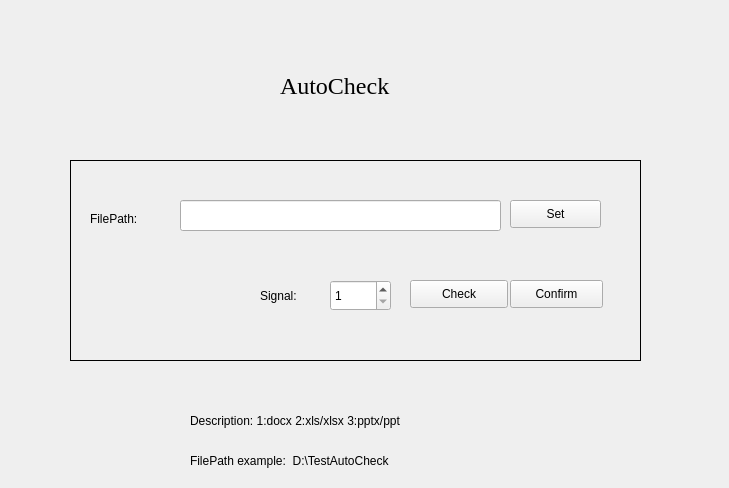
<?xml version="1.0" encoding="UTF-8"?>
<ui version="4.0">
 <class>Form</class>
 <widget class="QWidget" name="Form">
  <property name="geometry">
   <rect>
    <x>0</x>
    <y>0</y>
    <width>729</width>
    <height>488</height>
   </rect>
  </property>
  <property name="windowTitle">
   <string>Form</string>
  </property>
  <widget class="QLabel" name="label_2">
   <property name="geometry">
    <rect>
     <x>280</x>
     <y>60</y>
     <width>141</width>
     <height>51</height>
    </rect>
   </property>
   <property name="font">
    <font>
     <family>Times New Roman</family>
     <pointsize>18</pointsize>
    </font>
   </property>
   <property name="text">
    <string>AutoCheck</string>
   </property>
  </widget>
  <widget class="QLabel" name="label_4">
   <property name="geometry">
    <rect>
     <x>190</x>
     <y>400</y>
     <width>341</width>
     <height>41</height>
    </rect>
   </property>
   <property name="text">
    <string>Description: 1:docx 2:xls/xlsx 3:pptx/ppt</string>
   </property>
  </widget>
  <widget class="QFrame" name="frame">
   <property name="geometry">
    <rect>
     <x>70</x>
     <y>160</y>
     <width>571</width>
     <height>201</height>
    </rect>
   </property>
   <property name="styleSheet">
    <string notr="true">QFrame{
	border: 0.5px solid rgb(0, 0, 0);
}</string>
   </property>
   <property name="frameShape">
    <enum>QFrame::StyledPanel</enum>
   </property>
   <property name="frameShadow">
    <enum>QFrame::Raised</enum>
   </property>
  </widget>
  <widget class="QLabel" name="label">
   <property name="geometry">
    <rect>
     <x>90</x>
     <y>180</y>
     <width>72</width>
     <height>78</height>
    </rect>
   </property>
   <property name="text">
    <string>FilePath:</string>
   </property>
  </widget>
  <widget class="QLineEdit" name="lineEdit">
   <property name="geometry">
    <rect>
     <x>180</x>
     <y>200</y>
     <width>321</width>
     <height>31</height>
    </rect>
   </property>
  </widget>
  <widget class="QPushButton" name="pushButton">
   <property name="geometry">
    <rect>
     <x>510</x>
     <y>200</y>
     <width>91</width>
     <height>28</height>
    </rect>
   </property>
   <property name="text">
    <string>Set</string>
   </property>
  </widget>
  <widget class="QPushButton" name="pushButton_2">
   <property name="geometry">
    <rect>
     <x>510</x>
     <y>280</y>
     <width>93</width>
     <height>28</height>
    </rect>
   </property>
   <property name="text">
    <string>Confirm</string>
   </property>
  </widget>
  <widget class="QPushButton" name="pushButton_3">
   <property name="geometry">
    <rect>
     <x>410</x>
     <y>280</y>
     <width>98</width>
     <height>28</height>
    </rect>
   </property>
   <property name="text">
    <string>Check</string>
   </property>
  </widget>
  <widget class="QSpinBox" name="spinBox">
   <property name="geometry">
    <rect>
     <x>330</x>
     <y>280</y>
     <width>61</width>
     <height>31</height>
    </rect>
   </property>
   <property name="minimum">
    <number>1</number>
   </property>
   <property name="maximum">
    <number>3</number>
   </property>
  </widget>
  <widget class="QLabel" name="label_3">
   <property name="geometry">
    <rect>
     <x>260</x>
     <y>270</y>
     <width>71</width>
     <height>51</height>
    </rect>
   </property>
   <property name="text">
    <string>Signal:</string>
   </property>
  </widget>
  <widget class="QLabel" name="label_5">
   <property name="geometry">
    <rect>
     <x>260</x>
     <y>370</y>
     <width>201</width>
     <height>41</height>
    </rect>
   </property>
   <property name="font">
    <font>
     <family>Times New Roman</family>
     <pointsize>11</pointsize>
    </font>
   </property>
   <property name="styleSheet">
    <string notr="true">QLabel{
	color:red
}</string>
   </property>
   <property name="text">
    <string/>
   </property>
  </widget>
  <widget class="QLabel" name="label_6">
   <property name="geometry">
    <rect>
     <x>190</x>
     <y>450</y>
     <width>321</width>
     <height>21</height>
    </rect>
   </property>
   <property name="text">
    <string>FilePath example:  D:\TestAutoCheck</string>
   </property>
  </widget>
 </widget>
 <resources/>
 <connections/>
</ui>
